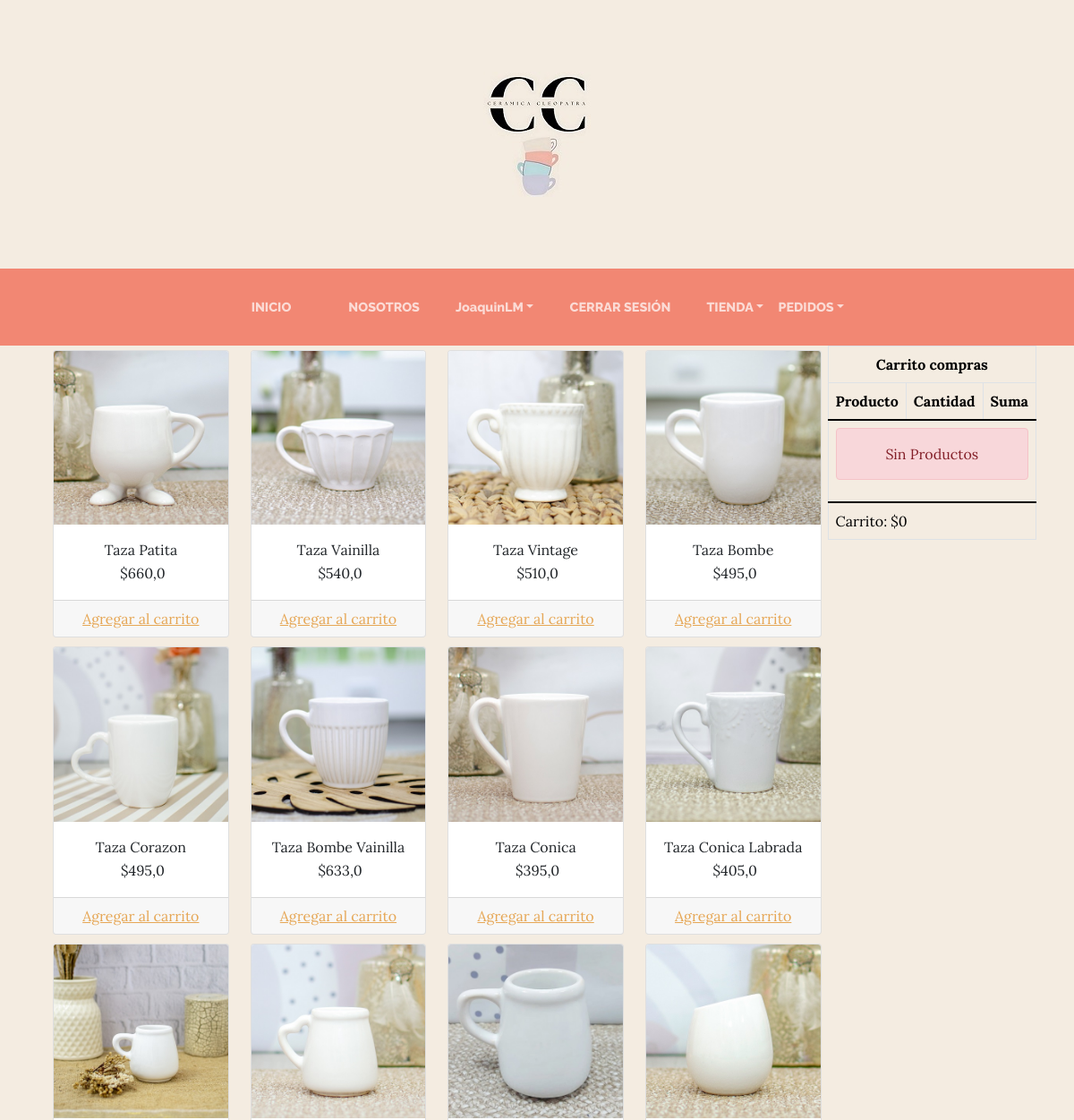
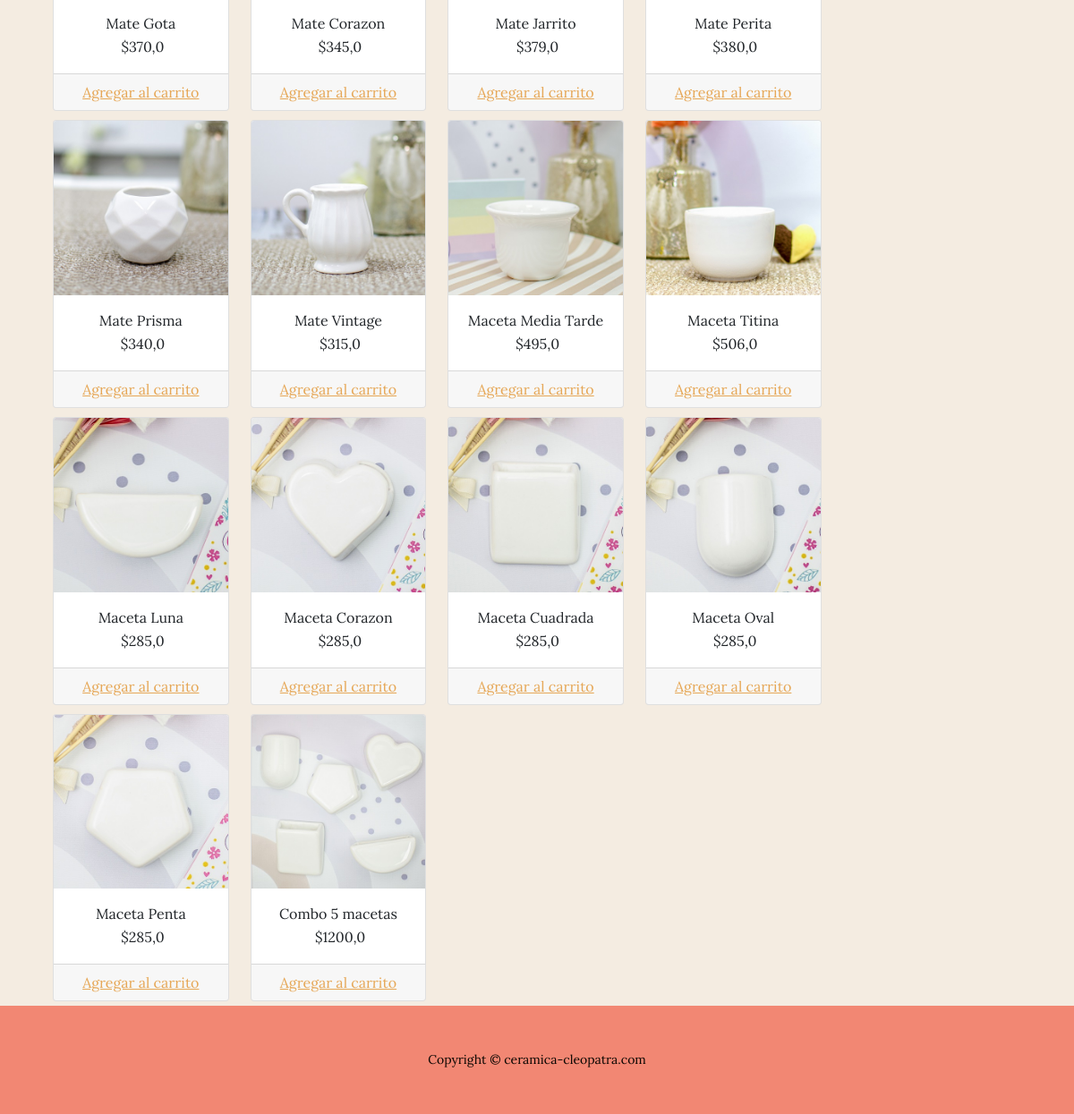
/AppCoder/tienda/tazas (signed in), run on the app's committed database (2 pictures, top to bottom).
### tienda/models.py (models this page shows)
class Producto(models.Model):
    nombre=models.CharField(max_length=50)
    categorias=models.ForeignKey(CategoriaProd, on_delete=models.CASCADE)
    imagen=models.ImageField(upload_to="tienda", null=True, blank=True)
    precio=models.FloatField()
    disponibilidad=models.BooleanField(default=True)
    class Meta:
        verbose_name="Producto"
        verbose_name_plural="Productos"

### tienda/views.py (the view)
# urls.py: path("tienda/tazas", tazas, name="Tazas"),
def tazas(request):
    productos=Producto.objects.all()
    return render(request, "tienda/Tazas.html", {"productos":productos})

### carro/context_processor.py (called while the page is built)
def importe_total_carro(request):
    carro = Carro(request)
    total=0
    if request.user.is_authenticated:
        for key, value in request.session["carro"].items():
            total=total+float(value["precio"])
    return {"importe_total_carro":total}

### tienda/templates/tienda/Tazas.html (shortened to what this page needs)
{% extends "AppCoder/padre.html" %}
{% block content %}
<div class="container">
    <div style="float:right;">
        {% if request.user.is_authenticated %}
        {% include "carro/widget.html" %}
        {% else %}
            <div class="alert alert-danger text-center">Login para ver carrito</div>
        {% endif %}
    </div>
    <div class="row">
    {% for producto in productos %}
        <div class="col-md-3">
            <div class="card" style="width: 100%; margin: 5px 5px;">
                <img src="{{producto.imagen.url}}" class="card-img-top">
                <div class="card-body" style="text-align: center;">
                    <h7 class="card-title">{{producto.nombre}}</h7>
                    <p class="card-text">&nbsp;${{producto.precio}}</p>
                </div>
                <div class="card-footer text-center">
                    <a href="{% url 'carro:agregar' producto.id %}" classs="btn btn-success">Agregar al carrito</a>
                </div>
            </div>
        </div>
    {% endfor %}
    </div>
</div>
{% endblock %}

### AppCoder/templates/AppCoder/padre.html (shortened to what this page needs)
<!DOCTYPE html>
<html lang="en">
    <head> {% load static %}
        <link href="{% static 'AppCoder\css\styles.css' %}" rel="stylesheet" />
    </head>
    <body style="background-color: rgba(244,236,225,255);">
        <header>
            <h1 class="site-heading text-center text-faded d-none d-lg-block">
                <img class="site-heading-lower" src= "{% static 'AppCoder\assets\img\ceralogo.jpg' %}" alt="..." />
            </h1>
        </header>
        <nav class="navbar navbar-expand-lg navbar-dark py-lg-4" id="mainNav">
            <div class="container">
                <div class="collapse navbar-collapse" id="navbarSupportedContent">
                    <ul class="navbar-nav mx-auto">
                        <li class="nav-item px-lg-4"><a class="nav-link text-uppercase" href="{% url 'Start' %}">Inicio</a></li>
                        <li class="nav-item px-lg-4"><a class="nav-link text-uppercase" href="{% url 'Nosotros' %}">Nosotros</a></li>
                        {% if user.is_authenticated %}
                        <li class="nav-item dropdown"><a class="nav-link dropdown-toggle" id="navbarDropdown" href="#" role="button" data-bs-toggle="dropdown" aria-expanded="false">{{user.username}}</a>
                        <li class="nav-item px-lg-4"><a class="nav-link text-uppercase" href="{% url 'Logout' %}">Cerrar Sesión</a></li>
                        {% endif %}
                        <li class="nav-item dropdown"><a class="nav-link dropdown-toggle" id="navbarDropdown" href="#" role="button" data-bs-toggle="dropdown" aria-expanded="false">TIENDA</a>
                        <li class="nav-item dropdown"> <a class="nav-link dropdown-toggle" id="navbarDropdown" href="#" role="button" data-bs-toggle="dropdown" aria-expanded="false">PEDIDOS</a>
                </div>
            </div>
        </nav>
        {% block content %}{% endblock %}
        <footer class="footer text-faded text-center py-5">
            <div class="container"><p class="m-0 small">Copyright &copy; ceramica-cleopatra.com</p></div>
        </footer>
    </body>
</html>

### data on the page
Producto: imagen (picture), nombre "Taza Patita", precio "660,0"
Producto: imagen (picture), nombre "Taza Vainilla", precio "540,0"
Producto: imagen (picture), nombre "Taza Vintage", precio "510,0"
Producto: imagen (picture), nombre "Taza Bombe", precio "495,0"
Producto: imagen (picture), nombre "Taza Corazon", precio "495,0"
Producto: imagen (picture), nombre "Taza Bombe Vainilla", precio "633,0"
Producto: imagen (picture), nombre "Taza Conica", precio "395,0"
Producto: imagen (picture), nombre "Taza Conica Labrada", precio "405,0"
Producto: imagen (picture), nombre "Mate Gota", precio "370,0"
Producto: imagen (picture), nombre "Mate Corazon", precio "345,0"
Producto: imagen (picture), nombre "Mate Jarrito", precio "379,0"
Producto: imagen (picture), nombre "Mate Perita", precio "380,0"
Producto: imagen (picture), nombre "Mate Prisma", precio "340,0"
Producto: imagen (picture), nombre "Mate Vintage", precio "315,0"
Producto: imagen (picture), nombre "Maceta Media Tarde", precio "495,0"
Producto: imagen (picture), nombre "Maceta Titina", precio "506,0"
Producto: imagen (picture), nombre "Maceta Luna", precio "285,0"
Producto: imagen (picture), nombre "Maceta Corazon", precio "285,0"
Producto: imagen (picture), nombre "Maceta Cuadrada", precio "285,0"
Producto: imagen (picture), nombre "Maceta Oval", precio "285,0"
Producto: imagen (picture), nombre "Maceta Penta", precio "285,0"
Producto: imagen (picture), nombre "Combo 5 macetas", precio "1200,0"

### other printed values
{{ user.username }} "JoaquinLM"
{{ importe_total_carro }} "0"
